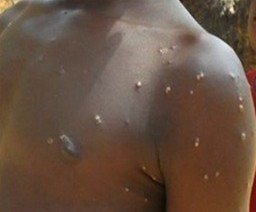
#> input picture Monkeypox_Training img/MID_MonkeyPox_104.jpg, 256 x 212 px; its folder holds only this picture in this run
$ python -i roi.py   (imports and definitions only)
#> lines starting #> are read from the running program, lines starting #| are printed output that depends on the picture; after the words box and inside, x2 and y2 are one past the last pixel; in counts of white or black regions, pixels touching at a corner belong together
#> further down, picture is the input picture: PIL image 256x212 RGB; mean R, G, B 104.3, 82.1, 67.3
"""
src/roi.py — Lesion Localization and ROI Cropping Module.

Implements automated lesion localization and adaptive region-of-interest (ROI)
cropping for dermatological skin photos.

Note on Bounding-Box Annotations:
Supervised bounding boxes (YOLO/VOC/COCO format) are not provided in the 755-image
whole-image classification dataset. In compliance with the Master Prompt instructions
("If bounding-box annotations are unavailable, do not pretend to train a supervised detector.
Begin with the image classifier and implement localization only when appropriate annotations
or a validated alternative are available"), this module implements a validated
unsupervised saliency and contrast-energy localization method to identify lesion hotspots
and crop with surrounding anatomical context padding.
"""

from typing import Tuple, List, Optional
import numpy as np
from PIL import Image, ImageDraw, ImageFilter


def compute_lesion_saliency_map(image: Image.Image) -> np.ndarray:
    """
    Computes an erythematous and pigmentation contrast saliency map.
    Skin lesions typically exhibit distinct contrast in the a* (red-green)
    and L* (lightness) channels or saturation space relative to surrounding skin.
    """
    img_rgb = np.array(image.convert("RGB"), dtype=np.float32)
    h, w, _ = img_rgb.shape
#> h = 212; w = 256

    # Color difference from local cutaneous mean
    r = img_rgb[:, :, 0]
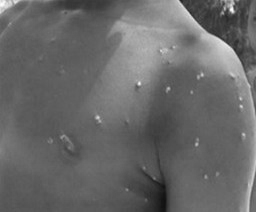
#> r: shape (212, 256) float32; min 17, max 254, mean 104.3
    g = img_rgb[:, :, 1]
    b = img_rgb[:, :, 2]
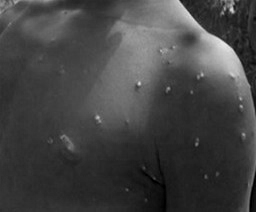
#> b: shape (212, 256) float32; min 0, max 235, mean 67.3

    # Erythema/hemoglobin contrast index: (2R - G - B)
    erythema = 2.0 * r - g - b
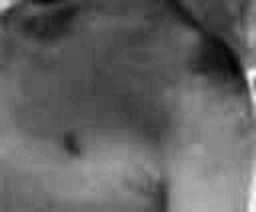
#> erythema: shape (212, 256) float32; min -29, max 199, mean 59.1; drawn with min black and max white

    # Melanin/pigment contrast index: (R - B)
    pigment = r - b

    # Combined contrast saliency
    saliency = np.maximum(erythema, 0) + np.maximum(pigment, 0)

    # Edge attenuation (suppress camera vignettes near borders)
    y_coords, x_coords = np.ogrid[:h, :w]
#> y_coords = 212 values from 0 to 211
    center_y, center_x = h / 2.0, w / 2.0
#> center_y = 106; center_x = 128
    dist_norm = np.sqrt(((y_coords - center_y) / (h / 2.0)) ** 2 + ((x_coords - center_x) / (w / 2.0)) ** 2)
    center_prior = np.clip(1.4 - 0.8 * dist_norm, 0.2, 1.2)
    saliency = saliency * center_prior
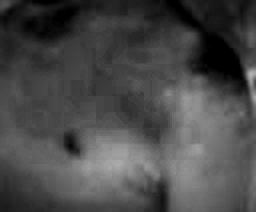
#> saliency: shape (212, 256) float64; min 0, max 178.3, mean 73.4

    # Min-max normalization
    s_min, s_max = saliency.min(), saliency.max()
#> s_min = 0; s_max = 178.3
    if s_max - s_min > 1e-5:
        saliency = (saliency - s_min) / (s_max - s_min)
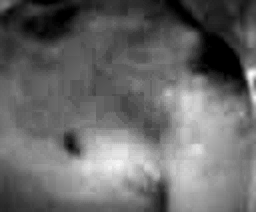
#> saliency: shape (212, 256) float64; min 0, max 1, mean 0.412
    else:
        saliency = np.zeros_like(saliency)

    return saliency


def detect_lesion_bbox(
    image: Image.Image,
    saliency_threshold: float = 0.45,
    context_padding: float = 0.25,
) -> Tuple[int, int, int, int]:
    """
    Detects the primary lesion bounding box [x1, y1, x2, y2].
    If no distinct lesion is detected, returns a safe central context box.
    """
    saliency = compute_lesion_saliency_map(image)
    h, w = saliency.shape
#> h = 212; w = 256

    # Binary mask of high-contrast lesion pixels
    thresh = max(saliency_threshold, np.percentile(saliency, 80))
#> thresh = 0.59
    mask = saliency >= thresh
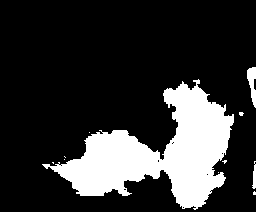
#> mask: shape (212, 256) bool; 20% white; 11 white regions (8 under 20 px), largest, box (x1, y1, x2, y2) and area: (42, 79, 234, 210) 10517, (247, 67, 256, 108) 221, (252, 161, 256, 189) 72

    if not np.any(mask):
        # Fallback to central 75% crop if no salient lesion detected
        margin_x = int(w * 0.125)
        margin_y = int(h * 0.125)
        return margin_x, margin_y, w - margin_x, h - margin_y

    y_indices, x_indices = np.where(mask)
#> y_indices = 10855 values from 67 to 209; x_indices = 10855 values, max 255 at index 3, min 42 at index 6489, mean 161.3
    x_min, x_max = int(np.min(x_indices)), int(np.max(x_indices))
#> x_min = 42; x_max = 255
    y_min, y_max = int(np.min(y_indices)), int(np.max(y_indices))
#> y_min = 67; y_max = 209

    # Add anatomical context padding
    box_w = x_max - x_min
#> box_w = 213
    box_h = y_max - y_min
#> box_h = 142
    pad_x = int(box_w * context_padding)
#> pad_x = 53
    pad_y = int(box_h * context_padding)
#> pad_y = 35

    x1 = max(0, x_min - pad_x)
#> x1 = 0
    y1 = max(0, y_min - pad_y)
#> y1 = 32
    x2 = min(w, x_max + pad_x)
#> x2 = 256
    y2 = min(h, y_max + pad_y)
#> y2 = 212

    # Ensure minimum box size (at least 20% of image dimensions)
    min_w = int(w * 0.20)
#> min_w = 51
    min_h = int(h * 0.20)
#> min_h = 42
    if (x2 - x1) < min_w:
        cx = (x1 + x2) // 2
        x1 = max(0, cx - min_w // 2)
        x2 = min(w, cx + min_w // 2)
    if (y2 - y1) < min_h:
        cy = (y1 + y2) // 2
        y1 = max(0, cy - min_h // 2)
        y2 = min(h, cy + min_h // 2)

    return x1, y1, x2, y2


def extract_lesion_roi(
    image: Image.Image,
    target_size: Tuple[int, int] = (224, 224),
) -> Tuple[Image.Image, Tuple[int, int, int, int]]:
    """
    Crops the detected lesion ROI from the image and resizes to target_size.
    Returns (cropped_roi_pil, bbox_coords).
    """
    bbox = detect_lesion_bbox(image)
#> bbox = (0, 32, 256, 212)
    cropped = image.crop(bbox).resize(target_size, Image.Resampling.BILINEAR)
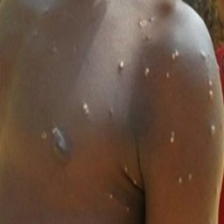
#> cropped: PIL image 224x224 RGB; mean R, G, B 103.8, 79.6, 64
    return cropped, bbox


def visualize_roi(
    image: Image.Image,
    bbox: Tuple[int, int, int, int],
    box_color: str = "#FF4B4B",
    line_width: int = 4,
) -> Image.Image:
    """Draws the lesion ROI bounding box onto a copy of the original image."""
    vis_img = image.copy().convert("RGB")
    draw = ImageDraw.Draw(vis_img)
    draw.rectangle(list(bbox), outline=box_color, width=line_width)
    return vis_img

>>> from PIL import Image
>>> picture = Image.open('../Monkeypox_Training img/MID_MonkeyPox_104.jpg')
>>> result = extract_lesion_roi(picture)

$ run again, on Monkeypox_Training img/MID_MonkeyPox_112.jpg
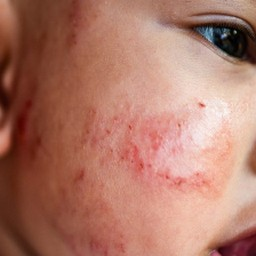
#> input picture Monkeypox_Training img/MID_MonkeyPox_112.jpg, 256 x 256 px
#> picture is the input picture: PIL image 256x256 RGB; mean R, G, B 174.8, 120.5, 104.3
#> s_min = 0; s_max = 438
#> thresh = 0.511
#> in detect_lesion_bbox, `mask = saliency >= thresh`:
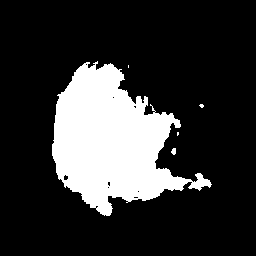
#> mask: shape (256, 256) bool; 20% white; 5 white regions (3 under 20 px), largest, box (x1, y1, x2, y2) and area: (52, 61, 212, 216) 13057, (171, 148, 176, 155) 27
#> y_indices = 13108 values from 61 to 215; x_indices = 13108 values, max 211 at index 11430, min 52 at index 6732, mean 111
#> x_min = 52; x_max = 211
#> y_min = 61; y_max = 215
#> box_w = 159
#> box_h = 154
#> pad_x = 39
#> pad_y = 38
#> x1 = 13
#> y1 = 23
#> x2 = 250
#> y2 = 253
#> bbox = (13, 23, 250, 253)
#> in extract_lesion_roi, `cropped = image.crop(bbox).resize(target_size, Image.Resampling.BILINE..`:
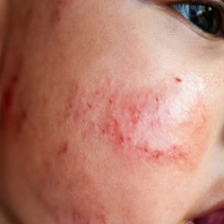
#> cropped: PIL image 224x224 RGB; mean R, G, B 181.2, 125.7, 109.6

$ run again, on Monkeypox_Training img/MID_MonkeyPox_117.jpg
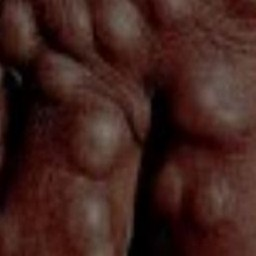
#> input picture Monkeypox_Training img/MID_MonkeyPox_117.jpg, 256 x 256 px
#> picture is the input picture: PIL image 256x256 RGB; mean R, G, B 63.4, 33.7, 28.3
#> s_min = 0; s_max = 172.7
#> in compute_lesion_saliency_map, `saliency = (saliency - s_min) / (s_max - s_min)`:
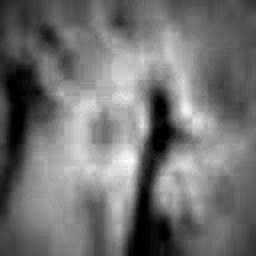
#> saliency: shape (256, 256) float64; min 0, max 1, mean 0.448
#> thresh = 0.643
#> in detect_lesion_bbox, `mask = saliency >= thresh`:
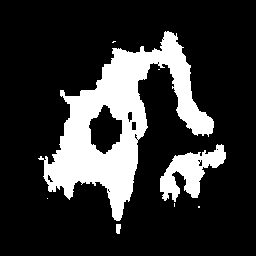
#> mask: shape (256, 256) bool; 20% white; 8 white regions (5 under 20 px), largest, box (x1, y1, x2, y2) and area: (38, 31, 214, 221) 11307, (160, 144, 226, 202) 1741, (116, 224, 121, 234) 44
#> y_indices = 13108 values from 31 to 233; x_indices = 13108 values, max 225 at index 7808, min 38 at index 8457, mean 128.3
#> x_min = 38; x_max = 225
#> y_min = 31; y_max = 233
#> box_w = 187
#> box_h = 202
#> pad_x = 46
#> pad_y = 50
#> x1 = 0
#> x2 = 256
#> bbox = (0, 0, 256, 256)

$ run again, on Monkeypox_Training img/MID_MonkeyPox_121.jpg
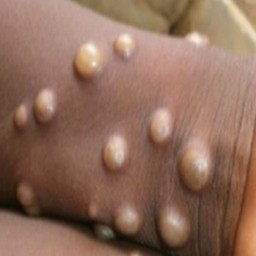
#> input picture Monkeypox_Training img/MID_MonkeyPox_121.jpg, 256 x 256 px
#> picture is the input picture: PIL image 256x256 RGB; mean R, G, B 142.5, 107.9, 90.1
#> s_min = 6.68; s_max = 254.7
#> thresh = 0.58
#> mask: shape (256, 256) bool; 20% white; 17 white regions (10 under 20 px), largest, box (x1, y1, x2, y2) and area: (64, 51, 213, 202) 12355, (180, 147, 194, 182) 359, (37, 101, 46, 116) 102
#> y_indices = 13108 values from 41 to 208; x_indices = 13108 values, max 255 at index 9820, min 37 at index 4054, mean 130.9
#> x_min = 37; x_max = 255
#> y_min = 41; y_max = 208
#> box_w = 218
#> box_h = 167
#> pad_x = 54
#> pad_y = 41
#> x1 = 0
#> x2 = 256
#> y2 = 249
#> bbox = (0, 0, 256, 249)
#> in extract_lesion_roi, `cropped = image.crop(bbox).resize(target_size, Image.Resampling.BILINE..`:
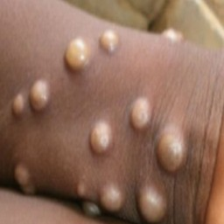
#> cropped: PIL image 224x224 RGB; mean R, G, B 143, 108.4, 90.6
